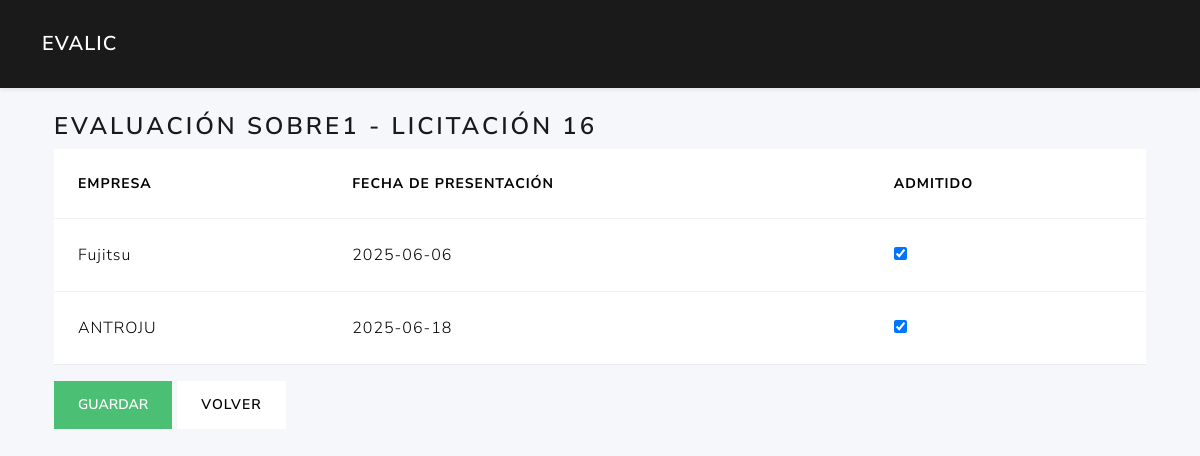
The app's page /ofertas/16/evaluar_sobre1 with its own data.
### tables this page shows
CREATE TABLE ofertas (
        fechapresentacion TEXT NOT NULL,
        admitidasobre1 INTEGER,             
        licitacion_id INTEGER NOT NULL,
        licitante_id INTEGER NOT NULL,
        PRIMARY KEY (licitacion_id,licitante_id)                                       
        FOREIGN KEY (licitacion_id) REFERENCES licitaciones(id)
        FOREIGN KEY (licitante_id) REFERENCES licitantes(id)                                                           
    );

CREATE TABLE licitantes (
        id  INTEGER PRIMARY KEY AUTOINCREMENT,
        nombreempresa TEXT NOT NULL,
        cif text NOT NULL,
        direccion text,
        ciudad text,
        provincia text,
        telefono text,
        email text                                                                                                                            
    );

### routes/ofertas_routes.py (the view, shortened to what this page needs)
@ofertas_bp.route('/<int:licitacion_id>/evaluar_sobre1', methods=['GET', 'POST'])
def evaluar_sobre1(licitacion_id):
    ofertas = list_ofertas_logic(licitacion_id)
    return render_template('ofertas/evaluar_sobre1.html',
                           ofertas=ofertas,
                           licitacion_id=licitacion_id)

### models/dao.py (called while the page is built)
def close_connection(exception):
    db = getattr(g, '_database', None)
    if db is not None:
        db.close()

def get_db(app):
    if 'sqlite_db' not in g:
        g.sqlite_db = sqlite3.connect(
            app.config['DATABASE'],
            detect_types=sqlite3.PARSE_DECLTYPES
        )
        g.sqlite_db.row_factory = sqlite3.Row
    return g.sqlite_db

### models/ofertas_data.py (called while the page is built)
def list_ofertas(db, licitacion_id=None):
    query = """
        SELECT o.licitacion_id, o.licitante_id, o.fechapresentacion, o.admitidasobre1, l.nombreempresa
        FROM ofertas o
        JOIN licitantes l ON o.licitante_id = l.id
    """
    params = ()
    if licitacion_id:
        query += " WHERE o.licitacion_id=?"
        params = (licitacion_id,)
    query += " ORDER BY o.licitacion_id, o.licitante_id"
    cur = db.execute(query, params)
    return cur.fetchall()

### services/oferta_service.py (called while the page is built)
def list_ofertas_logic(licitacion_id=None):
    db = get_db(current_app)
    return list_ofertas(db, licitacion_id)

### templates/ofertas/evaluar_sobre1.html (shortened to what this page needs)
{% extends 'base.html' %}
{% block content %}
<div class="container">
  <h3>Evaluación Sobre1 - Licitación {{ licitacion_id }}</h3>
  <form method="post">
    <table class="table">
      <thead>
        <tr>
          <th>Empresa</th>
          <th>Fecha de presentación</th>
          <th>Admitido</th>
        </tr>
      </thead>
      <tbody>
        {% for o in ofertas %}
        <tr>
          <td>{{ o.nombreempresa }}</td>
          <td>{{ o.fechapresentacion }}</td>
          <td>
            <input type="checkbox" name="admitidasobre1_{{ o.licitante_id }}" {% if o.admitidasobre1 %}checked{% endif %}>
          </td>
        </tr>
        {% endfor %}
      </tbody>
    </table>
    <button type="submit" class="btn btn-success">Guardar</button>
    <a href="{{ url_for('licitaciones.edit_licitacion_route', lic_id=licitacion_id) }}" class="btn btn-secondary">Volver</a>
  </form>
</div>
{% endblock %}

### templates/base.html (style rules this page uses)
body { background:#f5f7fa; }

### records on screen
ofertas: nombreempresa "Fujitsu", fechapresentacion "2025-06-06", admitidasobre1 "☑"
ofertas: nombreempresa "ANTROJU", fechapresentacion "2025-06-18", admitidasobre1 "☑"

### other values on screen
{{ licitacion_id }} "16"
